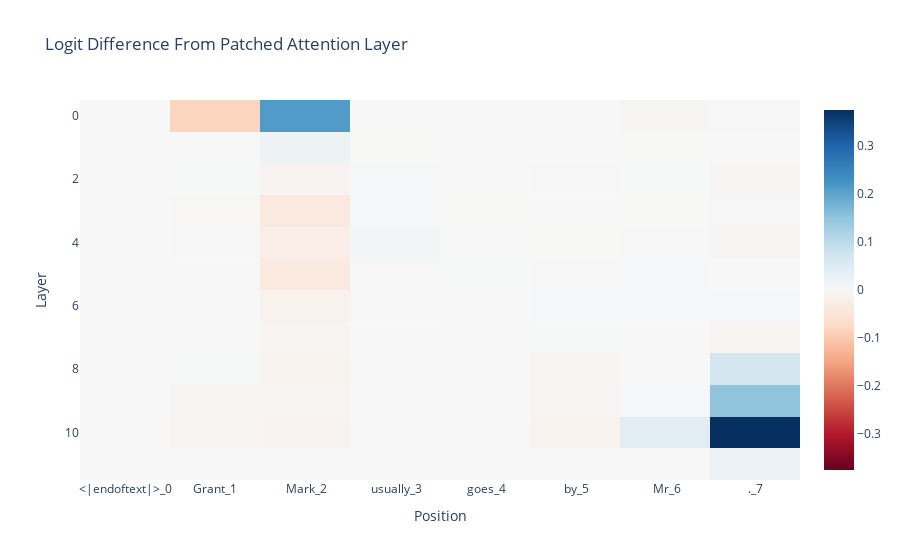

The code cell stored with this chart in its notebook:
### Code cell
imshow(
    patched_attn_diff,
    x=prompt_position_labels,
    title="Logit Difference From Patched Attention Layer",
    labels={"x": "Position", "y": "Layer"},
)

### Figure 1 — Plotly figure (JSON) as saved in the notebook; plotly's stock layout.template omitted (floating-point values rounded to 4 significant figures)
{"data": [{"coloraxis": "coloraxis", "hovertemplate": "Position: %{x}<br>Layer: %{y}<br>color: %{z}<extra></extra>", "name": "0", "type": "heatmap", "x": ["<|endoftext|>_0", "Grant_1", " Mark_2", " usually_3", " goes_4", " by_5", " Mr_6", "._7"], "xaxis": "x", "yaxis": "y", "z": [[0, -0.08406, 0.2129, 5.594e-05, 0.00043, 0.0001378, -0.005625, -0.001579], [0, 0.000343, 0.01944, -0.001017, -0.0002244, -8.762e-05, -0.000934, -0.0004648], [0, 0.001687, -0.01162, 0.003615, 0.0006758, 0.002705, 0.001805, -0.004544], [0, -0.003767, -0.03703, 0.003315, -0.001192, 0.000606, -0.00119, -0.001755], [0, -0.002221, -0.02327, 0.01016, 0.0004838, -0.001271, 0.002159, -0.005366], [0, 0.0002143, -0.03678, 0.002954, 0.001148, 0.00219, 0.004291, -2.296e-05], [0, -2.819e-05, -0.01696, -0.002317, 0.0003252, 0.003415, 0.003596, 0.003696], [0, 4.052e-05, -0.008039, -0.0006976, 2.037e-05, 0.001545, -0.0004811, -0.007988], [0, 0.001656, -0.01187, -0.0003078, -8.48e-05, -0.00721, 0.0005345, 0.07015], [0, -0.004232, -0.008458, -3.444e-05, -4.097e-05, -0.004543, 0.00382, 0.1522], [0, -0.007437, -0.009479, -0.0001322, -4.738e-05, -0.01199, 0.043, 0.3753], [0, 0, 0, 0, 0, 0, 0, 0.02102]]}], "layout": {"autosize": true, "coloraxis": {"cmid": 0, "colorscale": [[0, "rgb(103,0,31)"], [0.1, "rgb(178,24,43)"], [0.2, "rgb(214,96,77)"], [0.3, "rgb(244,165,130)"], [0.4, "rgb(253,219,199)"], [0.5, "rgb(247,247,247)"], [0.6, "rgb(209,229,240)"], [0.7, "rgb(146,197,222)"], [0.8, "rgb(67,147,195)"], [0.9, "rgb(33,102,172)"], [1, "rgb(5,48,97)"]]}, "title": {"text": "Logit Difference From Patched Attention Layer"}, "xaxis": {"anchor": "y", "autorange": true, "constrain": "domain", "domain": [0, 1], "range": [-0.5, 7.5], "scaleanchor": "y", "title": {"text": "Position"}, "type": "category"}, "yaxis": {"anchor": "x", "autorange": true, "constrain": "domain", "domain": [0, 1], "range": [11.5, -0.5], "title": {"text": "Layer"}}}}
